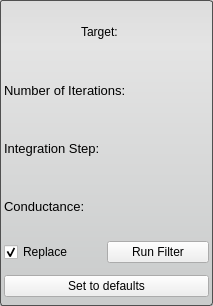
<?xml version="1.0" encoding="UTF-8"?>
<ui version="4.0">
 <class>AnisotropicDiffusionFilterInterface</class>
 <widget class="QWidget" name="AnisotropicDiffusionFilterInterface">
  <property name="geometry">
   <rect>
    <x>0</x>
    <y>0</y>
    <width>213</width>
    <height>306</height>
   </rect>
  </property>
  <property name="sizePolicy">
   <sizepolicy hsizetype="MinimumExpanding" vsizetype="Fixed">
    <horstretch>0</horstretch>
    <verstretch>0</verstretch>
   </sizepolicy>
  </property>
  <property name="minimumSize">
   <size>
    <width>213</width>
    <height>306</height>
   </size>
  </property>
  <property name="maximumSize">
   <size>
    <width>16777215</width>
    <height>306</height>
   </size>
  </property>
  <property name="baseSize">
   <size>
    <width>650</width>
    <height>0</height>
   </size>
  </property>
  <property name="windowTitle">
   <string>Anisotropic Diffusion Filter</string>
  </property>
  <property name="styleSheet">
   <string notr="true">QWidget#AnisotropicDiffusionFilterInterface{
	border-radius: 3px;
	border: 1px solid rgb(80, 80,80);
	background-color: qlineargradient(spread:pad, x1:0.5, y1:0, x2:0.5, y2:0.960227, stop:0 rgba(221, 221, 221, 255), stop:0.155779 rgba(228, 228, 228, 255), stop:1 rgba(202, 204, 204, 255));      
}</string>
  </property>
  <layout class="QVBoxLayout" name="verticalLayout">
   <property name="spacing">
    <number>2</number>
   </property>
   <property name="margin">
    <number>4</number>
   </property>
   <item>
    <layout class="QHBoxLayout" name="activeHLayout" stretch="1">
     <property name="spacing">
      <number>4</number>
     </property>
     <item>
      <widget class="QLabel" name="activeLabel">
       <property name="sizePolicy">
        <sizepolicy hsizetype="Fixed" vsizetype="Preferred">
         <horstretch>0</horstretch>
         <verstretch>0</verstretch>
        </sizepolicy>
       </property>
       <property name="minimumSize">
        <size>
         <width>50</width>
         <height>0</height>
        </size>
       </property>
       <property name="text">
        <string>Target:</string>
       </property>
      </widget>
     </item>
    </layout>
   </item>
   <item>
    <layout class="QHBoxLayout" name="iterationsHLayout_top">
     <item>
      <widget class="QLabel" name="iterationsLabel">
       <property name="font">
        <font>
         <pointsize>10</pointsize>
        </font>
       </property>
       <property name="text">
        <string>Number of Iterations:</string>
       </property>
      </widget>
     </item>
    </layout>
   </item>
   <item>
    <layout class="QHBoxLayout" name="iterationsHLayout_bottom"/>
   </item>
   <item>
    <layout class="QHBoxLayout" name="integrationHLayout_top">
     <item>
      <widget class="QLabel" name="integrationLabel">
       <property name="font">
        <font>
         <pointsize>10</pointsize>
        </font>
       </property>
       <property name="text">
        <string>Integration Step:</string>
       </property>
      </widget>
     </item>
    </layout>
   </item>
   <item>
    <layout class="QHBoxLayout" name="integrationHLayout_bottom"/>
   </item>
   <item>
    <layout class="QHBoxLayout" name="conductanceHLayout">
     <item>
      <widget class="QLabel" name="conductanceLabel">
       <property name="font">
        <font>
         <pointsize>10</pointsize>
        </font>
       </property>
       <property name="text">
        <string>Conductance:</string>
       </property>
      </widget>
     </item>
    </layout>
   </item>
   <item>
    <layout class="QHBoxLayout" name="conductanceHLayout_bottom"/>
   </item>
   <item>
    <widget class="QWidget" name="replaceRunWidget" native="true">
     <property name="minimumSize">
      <size>
       <width>0</width>
       <height>32</height>
      </size>
     </property>
     <property name="maximumSize">
      <size>
       <width>16777215</width>
       <height>32</height>
      </size>
     </property>
     <layout class="QHBoxLayout" name="horizontalLayout" stretch="1,1">
      <property name="spacing">
       <number>0</number>
      </property>
      <property name="margin">
       <number>0</number>
      </property>
      <item>
       <widget class="QCheckBox" name="replaceCheckBox">
        <property name="text">
         <string>Replace</string>
        </property>
        <property name="checked">
         <bool>true</bool>
        </property>
       </widget>
      </item>
      <item>
       <widget class="QPushButton" name="runFilterButton">
        <property name="text">
         <string>Run Filter</string>
        </property>
       </widget>
      </item>
     </layout>
    </widget>
   </item>
   <item>
    <widget class="QWidget" name="widget" native="true">
     <property name="minimumSize">
      <size>
       <width>0</width>
       <height>32</height>
      </size>
     </property>
     <property name="maximumSize">
      <size>
       <width>16777215</width>
       <height>32</height>
      </size>
     </property>
     <layout class="QHBoxLayout" name="horizontalLayout_2">
      <property name="spacing">
       <number>0</number>
      </property>
      <property name="margin">
       <number>0</number>
      </property>
      <item>
       <widget class="QPushButton" name="setToDefaultPushButton">
        <property name="text">
         <string>Set to defaults</string>
        </property>
       </widget>
      </item>
     </layout>
    </widget>
   </item>
  </layout>
 </widget>
 <resources/>
 <connections/>
</ui>
